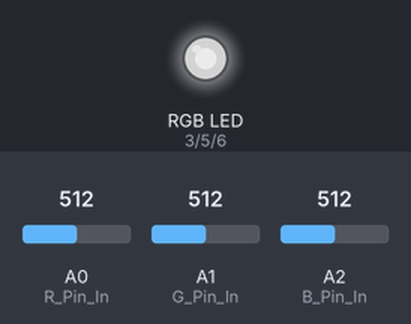
Bench run of a sketch on a simulated Arduino Uno, built with avr-gcc and run on an emulated ATmega328P. Parts: an RGB LED mixed from three pins (HIGH = lit). The inputs (shaded band) are chosen by the test bench; at power-on: A0 (R_Pin_In) = 512, A1 (G_Pin_In) = 512, A2 (B_Pin_In) = 512. Dim RGB values are drawn brighter than linear; what the sketch prints to the serial monitor is not drawn.

Above: at 1.2 s.
1.3 s: A0 (R_Pin_In) set to 716
At 1.6 s:
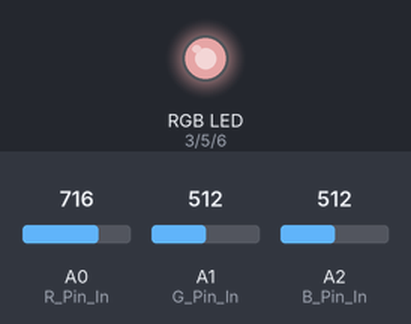
2.8 s: A1 (G_Pin_In) set to 900
At 3.9 s:
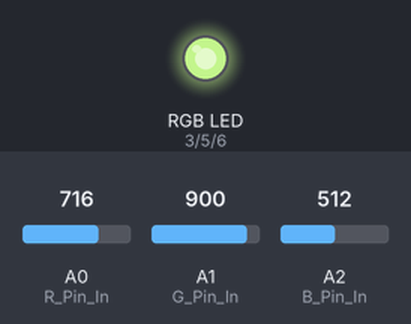
4.3 s: A2 (B_Pin_In) set to 122
At 5.0 s:
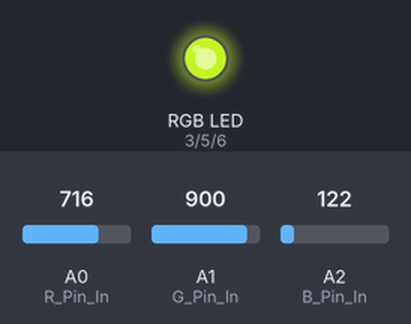
5.8 s: A2 (B_Pin_In) set to 0
At 6.1 s:
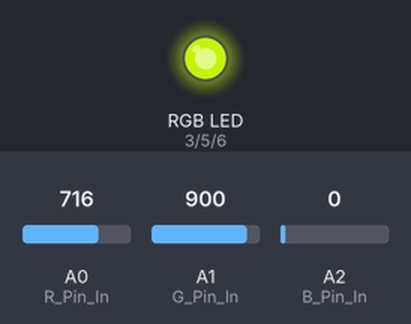
7.3 s: A0 (R_Pin_In) set to 511
At 8.5 s:
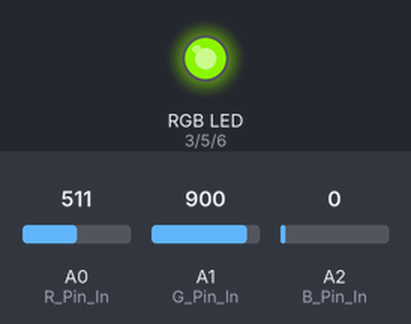
8.8 s: A1 (G_Pin_In) set to 306
At 9.7 s:
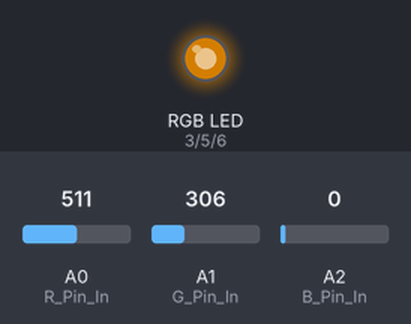
Timing chart, 0 to 11.3 s (numbered marks = the images above; inputs shaded):
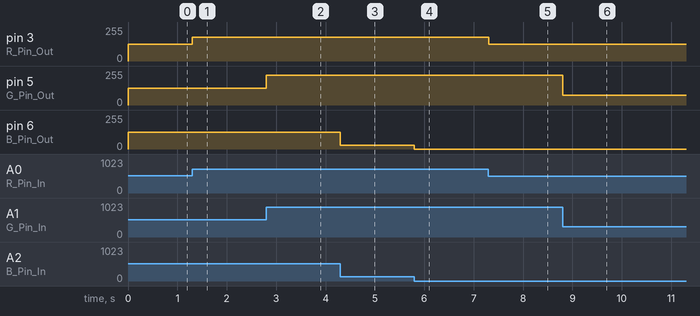

The sketch:

LED_Tester_Dial-a-Color.ino
```cpp
/*
  This is a sketch for controlling a standard RGB LED with three variable resistors to
  dial-in any color manually.
*/
  bool Reporting = true;

  //Define the pins
  int R_Pin_Out = 3;
  int G_Pin_Out = 5;
  int B_Pin_Out = 6;
  int R_Pin_In = 0;
  int G_Pin_In = 1;
  int B_Pin_In = 2;
  double RCol = 0;
  double GCol = 0;
  double BCol = 0;

// the setup function runs once when you press reset or power the board
void setup()
{
  if(Reporting) { Serial.begin(115200); }

  //Setup the pins
  pinMode(R_Pin_Out, OUTPUT);
  pinMode(G_Pin_Out, OUTPUT);
  pinMode(B_Pin_Out, OUTPUT);
  pinMode(R_Pin_In, INPUT);
  pinMode(G_Pin_In, INPUT);
  pinMode(B_Pin_In, INPUT);

}

// the loop function runs over and over again forever
void loop()
{

  //Read the Red, Green, and Blue values from the three potentiometers, scaling them between 0 and 254
  RCol = map(analogRead(R_Pin_In), 0, 1023, 0, 254);
  GCol = map(analogRead(G_Pin_In), 0, 1023, 0, 254);
  BCol = map(analogRead(B_Pin_In), 0, 1023, 0, 254);

  analogWrite(R_Pin_Out, int(RCol));   // Set the Red LED level
  analogWrite(G_Pin_Out, int(GCol));   // Set the Green LED level
  analogWrite(B_Pin_Out, int(BCol));   // Set the Blue LED level

  if(Reporting)
  {
    Serial.println(RCol);
    Serial.println(GCol);
    Serial.println(BCol);
    Serial.println("");
  }

}
```

Measured:
- after the input at 1.3 s, pin 3 (R_Pin_Out): 127/255 → 177/255 at once
- after the input at 2.8 s, pin 5 (G_Pin_Out): 127/255 → 223/255 at once
- after the input at 4.3 s, pin 6 (B_Pin_Out): 127/255 → 30/255 at once
- after the input at 5.8 s, pin 6 (B_Pin_Out): 30/255 → 0/255 at once
- after the input at 7.3 s, pin 3 (R_Pin_Out): 177/255 → 126/255 at once
- after the input at 8.8 s, pin 5 (G_Pin_Out): 223/255 → 75/255 at once
